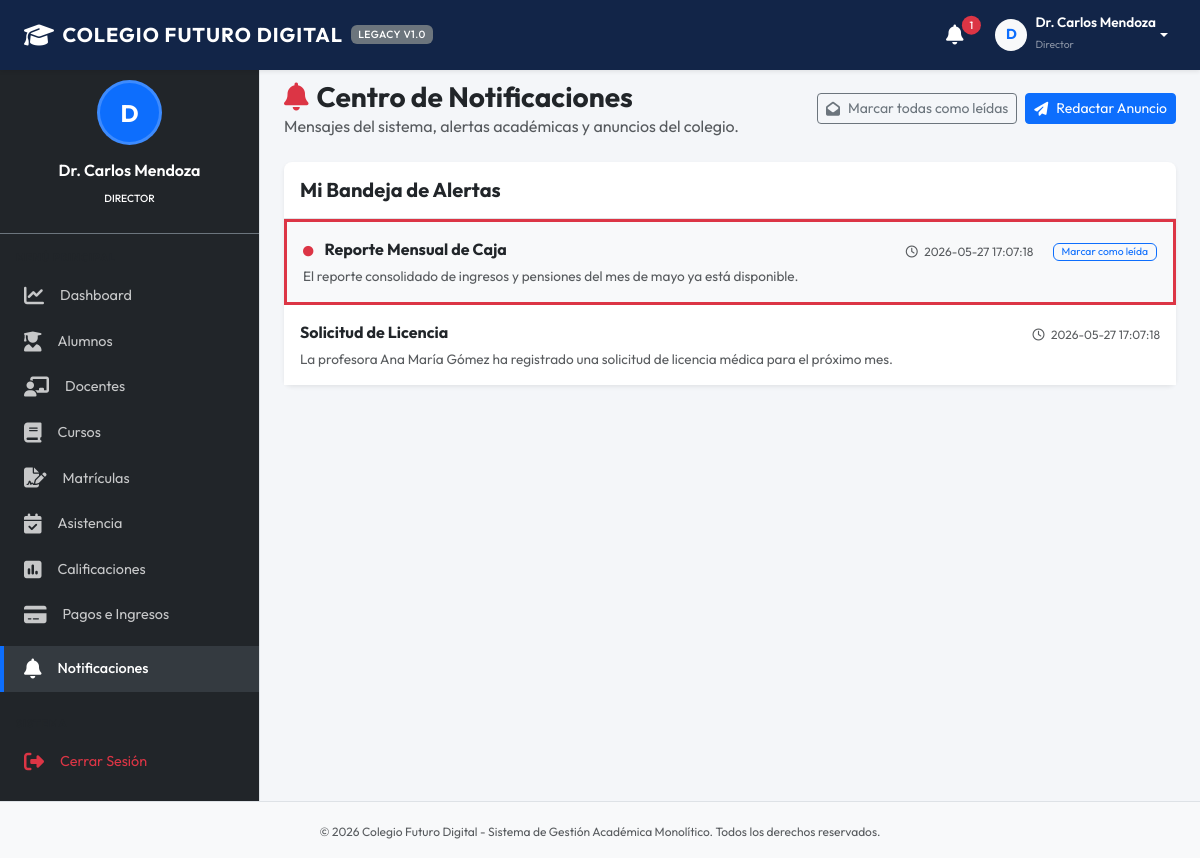
The app's page /modules/notificaciones.php (signed in) with its own data.
### tables this page shows
CREATE TABLE notificaciones (
            id INTEGER PRIMARY KEY AUTOINCREMENT,
            usuario_id INTEGER NOT NULL,
            titulo TEXT NOT NULL,
            mensaje TEXT NOT NULL,
            fecha TEXT NOT NULL,
            leido INTEGER DEFAULT 0 CHECK(leido IN (0, 1)),
            FOREIGN KEY (usuario_id) REFERENCES usuarios(id) ON DELETE CASCADE
        );

### modules/notificaciones.php (the view, shortened to what this page needs)
<?php
$rol = $_SESSION['usuario_rol'];
$userId = $_SESSION['usuario_id'];
$can_send = in_array($rol, ['Director', 'Administrador', 'Docente']);
$action = $_GET['action'] ?? 'list';
require_once __DIR__ . '/../includes/header.php';
require_once __DIR__ . '/../includes/sidebar.php';
?>
<div class="d-flex justify-content-between align-items-center mb-4">
    <div>
        <h1 class="h3 mb-0 text-dark fw-bold"><i class="fa-solid fa-bell me-2 text-danger"></i>Centro de Notificaciones</h1>
        <p class="text-muted mb-0">Mensajes del sistema, alertas académicas y anuncios del colegio.</p>
    </div>
    <div class="d-flex gap-2">
        <a href="notificaciones.php?action=mark_all_read" class="btn btn-outline-secondary btn-sm d-flex align-items-center"><i class="fa-solid fa-envelope-open me-2"></i> Marcar todas como leídas</a>
        <?php if ($can_send && $action === 'list'): ?>
            <a href="notificaciones.php?action=new" class="btn btn-primary btn-sm d-flex align-items-center"><i class="fa-solid fa-paper-plane me-2"></i> Redactar Anuncio</a>
        <?php elseif ($action !== 'list'): ?>
            <a href="notificaciones.php" class="btn btn-outline-secondary btn-sm d-flex align-items-center"><i class="fa-solid fa-arrow-left me-2"></i> Volver a la Bandeja</a>
        <?php endif; ?>
    </div>
</div>
<?php if ($action === 'list'): ?>
    <?php
    try {
        $stmt = $pdo->prepare("SELECT * FROM notificaciones WHERE usuario_id = ? ORDER BY fecha DESC");
        $stmt->execute([$userId]);
        $notificaciones = $stmt->fetchAll();
    } catch (PDOException $e) {
        echo "<div class='alert alert-danger'>Error al cargar bandeja: " . $e->getMessage() . "</div>";
        $notificaciones = [];
    }
    ?>
    <div class="card bg-white shadow-sm border-0">
        <div class="card-header bg-transparent border-bottom py-3">
            <h5 class="card-title mb-0 fw-bold">Mi Bandeja de Alertas</h5>
        </div>
        <div class="card-body p-0">
            <?php if (empty($notificaciones)): ?>
                <div class="p-5 text-center text-muted">
                    <i class="fa-regular fa-bell-slash d-block fs-1 mb-3 text-secondary"></i>
                    <p class="mb-0">No se registran notificaciones o alertas en este momento.</p>
                </div>
            <?php else: ?>
                <div class="list-group list-group-flush">
                    <?php foreach ($notificaciones as $n): ?>
                        <div class="list-group-item p-3 <?php echo !$n['leido'] ? 'bg-light border-start border-danger border-3' : ''; ?>">
                            <div class="d-flex w-100 justify-content-between align-items-center mb-1">
                                <h6 class="mb-0 fw-bold text-dark <?php echo !$n['leido'] ? 'text-primary' : ''; ?>">
                                    <?php if (!$n['leido']): ?>
                                        <i class="fa-solid fa-circle text-danger me-2 fs-9"></i>
                                    <?php endif; ?>
                                    <?php echo htmlspecialchars($n['titulo']); ?>
                                </h6>
                                <div class="text-end">
                                    <small class="text-muted fs-8"><i class="fa-regular fa-clock me-1"></i> <?php echo htmlspecialchars($n['fecha']); ?></small>
                                    <?php if (!$n['leido']): ?>
                                        <a href="notificaciones.php?action=mark_read&id=<?php echo $n['id']; ?>" class="btn btn-xs btn-outline-primary ms-3 fs-9 py-0 px-2" title="Marcar como leída">Marcar como leída</a>
                                    <?php endif; ?>
                                </div>
                            </div>
                            <p class="mb-0 text-muted fs-7 mt-1"><?php echo htmlspecialchars($n['mensaje']); ?></p>
                        </div>
                    <?php endforeach; ?>
                </div>
            <?php endif; ?>
        </div>
    </div>
<?php endif; ?>
<?php
require_once __DIR__ . '/../includes/footer.php';
?>

### assets/css/style.css (style rules this page uses)
:root { --primary-color: #1e3c72; --primary-dark: #122548; --primary-light: #2a5298; --secondary-color: #6c757d; --bg-light: #f4f6f9; --sidebar-bg: #212529; --sidebar-hover: #343a40; --sidebar-active: #0d6efd; --text-dark: #333333; --font-sans: 'Outfit', 'Roboto', -apple-system, BlinkMacSystemFont, "Segoe UI", sans-serif; }
body { font-family: var(--font-sans); background-color: var(--bg-light); color: var(--text-dark); margin: 0; padding-top: 56px; display: flex; flex-direction: column; min-height: 100vh; }
.card { border-radius: 8px; box-shadow: 0 4px 6px rgba(0, 0, 0, 0.05); }
.fs-7 { font-size: 0.85rem; }
.fs-8 { font-size: 0.75rem; }
.fs-9 { font-size: 0.65rem; }

### records on screen
notificaciones: leido 0 (drawn), titulo "Reporte Mensual de Caja", fecha "2026-05-27 17:07:18", mensaje "El reporte consolidado de ingresos y pensiones del mes de mayo ya está disponible."
notificaciones: titulo "Solicitud de Licencia", fecha "2026-05-27 17:07:18", mensaje "La profesora Ana María Gómez ha registrado una solicitud de licencia médica para el próximo mes."

### other values on screen
$notif_count "1"
substr($_SESSION['usuario_nombre'], 0, 1) "D"
$_SESSION['usuario_nombre'] "Dr. Carlos Mendoza"
$_SESSION['usuario_rol'] "Director"
$rol "DIRECTOR"
